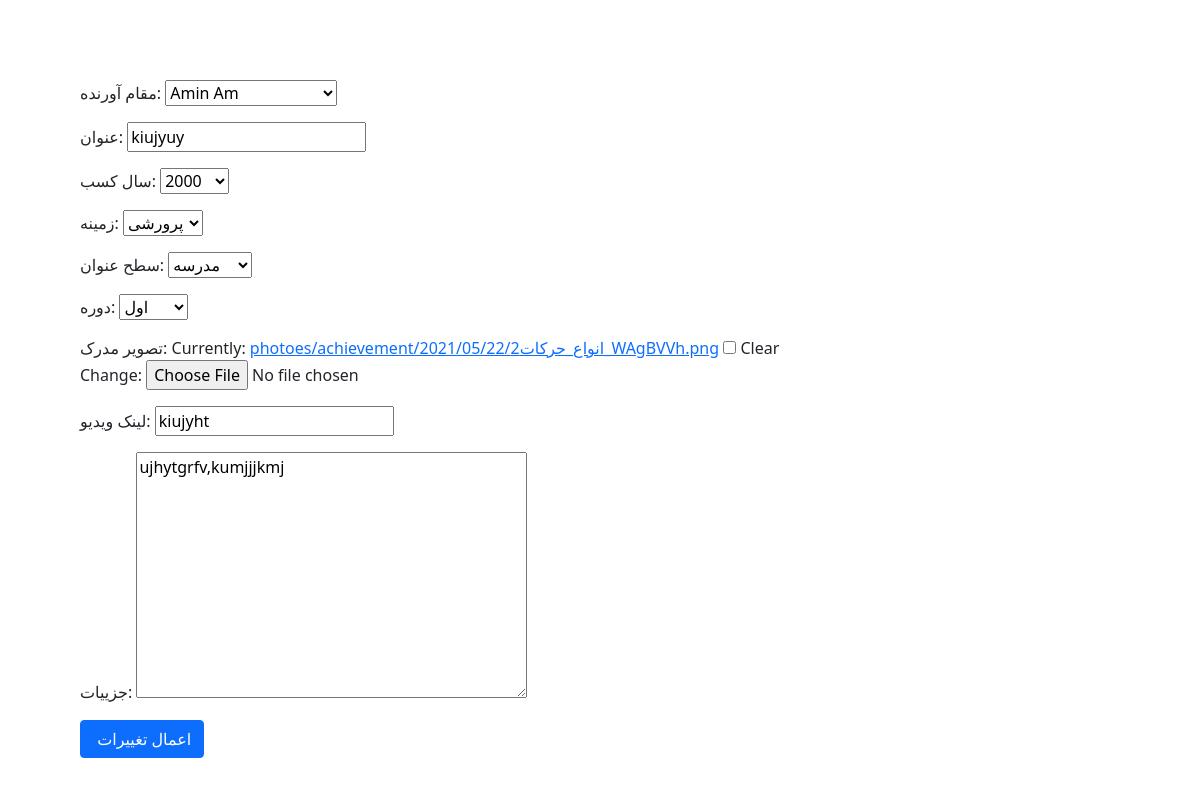
Page /manage/form/achievement/7 on the earlier database version.
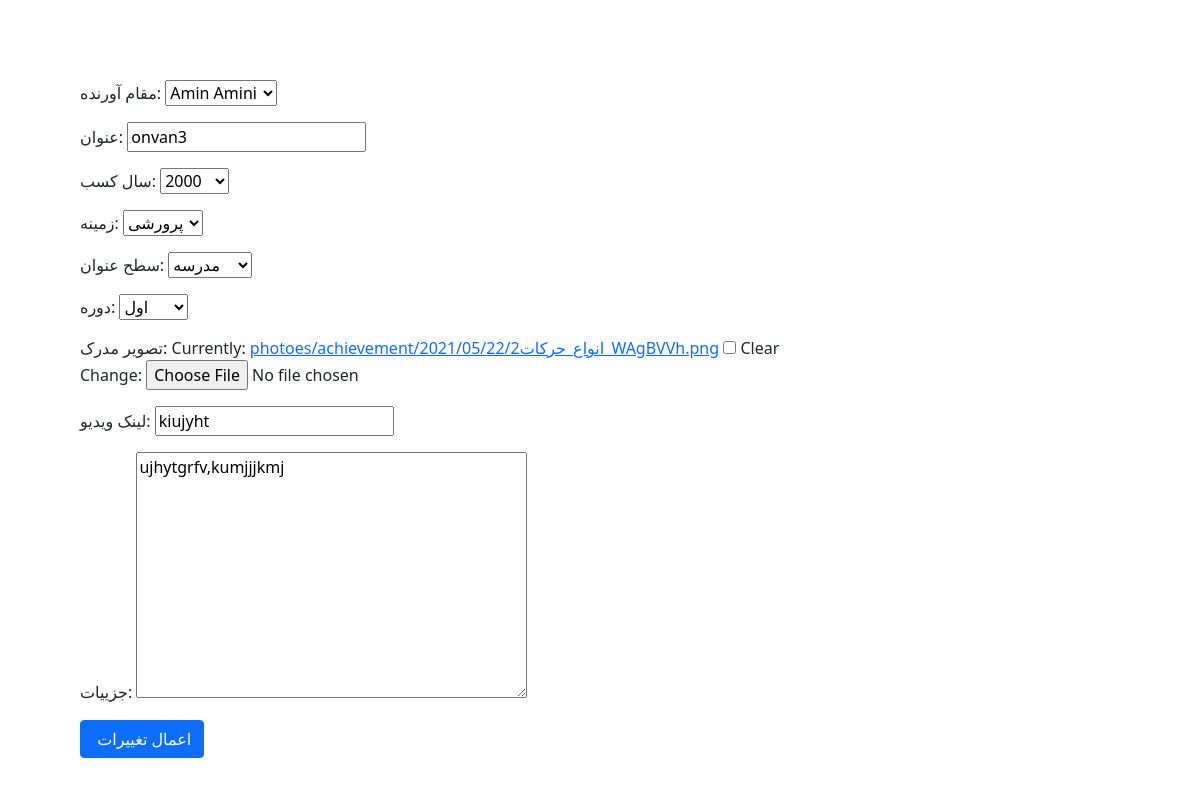
Same page on the later database version.
### base/models.py (models this page shows, shortened)
class Achievement(models.Model):
    owner = models.ForeignKey("Student" , on_delete=models.CASCADE)
    title = models.CharField(max_length=50)
    y_CHOICES = ((i, i) for i in range(2000, timezone.now().year))
    year = models.IntegerField(choices=y_CHOICES)
    f_CHOICES = (("parvareshi","پرورشی"),
                ("amoozeshi","آموزشی"),
                ("pajooheshi","پژوهشی"),
                ("varzeshi","ورزشی"))
    field = models.CharField(max_length=50, choices=f_CHOICES)
    v_CHOICES = (("madrese","مدرسه"),
                ("nahie","ناحیه"),
                ("shahr","شهر"),
                ("ostan","استان"),
                ("keshvar","کشور"),
                ("beinolmelel","بین الملل"))
    level = models.CharField(max_length=50, choices=v_CHOICES)
    dore = models.CharField(max_length=50, choices=(("aval","اول"), ("dovom", "دوم")))
    pic = models.ImageField(upload_to="photoes/achievement/%Y/%m/%d", blank=True)
    video_link = models.CharField(max_length=255, blank=True)
    detail = models.TextField(max_length=1024, blank=True)

### base/views.py (the view, shortened to what this page needs)
# urls.py: path('manage/form/<str:model_name>/<int:id>', form, name="form"),
def form(request, model_name, id):
    massage = ""
    if request.method == "GET":
        if model_name == "student":
            obj = get_object_or_404(Student, id=id)
            initial = {
                "first_name":obj.first_name, "last_name":obj.last_name, "birthday":obj.birthday, "photo":obj.photo
            }
            content = {
                "form":StudentForm(initial=initial)
            }
        elif model_name == "new_student":
            content = {
                "form":StudentForm()
            }
        elif model_name == "achievement":
            obj = get_object_or_404(Achievement, id=id)
            initial = {
                "owner":obj.owner, "title":obj.title, "year":obj.year, "field":obj.field, "level":obj.level,
                "dore":obj.dore, "video_link":obj.video_link, "detail":obj.detail, "pic":obj.pic
            }
            content = {
                "form":AchievementForm(initial=initial)
            }
        elif model_name == "new_achievement":
            content = {
                "form":AchievementForm()
            }
        return render(request,"base/update_form.html", content)

### base/forms.py
class AchievementForm(forms.ModelForm):
    class Meta:
        model = Achievement
        fields = [i.name for i in Achievement._meta.get_fields()]
        labels = {"owner":"مقام آورنده", "title":"عنوان", "year":"سال کسب", "field":"زمینه", \
            "level":"سطح عنوان", "dore":"دوره", "pic":"تصویر مدرک", "video_link":"لینک ویدیو", "detail":"جزییات"}

### base/models.py (called while the page is built)
    def __str__(self):
        return(f"{self.first_name} {self.last_name}")

### templates/base/update_form.html (shortened to what this page needs)
{% extends '../partial/simpleBootstrap.html' %}
{% block content %}
{% if form %}
<div class="input-group mb-3">
<form action="" method="post" enctype="multipart/form-data">
    {{form.as_p}}
    <input class="btn btn-primary" type="submit" value=" اعمال تغییرات">
</form>
</div>
{% endif %}
{% endblock content %}

Differences in the rows shown:
changed Achievement "پرورشی": owner "Amin Am" → "Amin Amini"; title "kiujyuy" → "onvan3"
